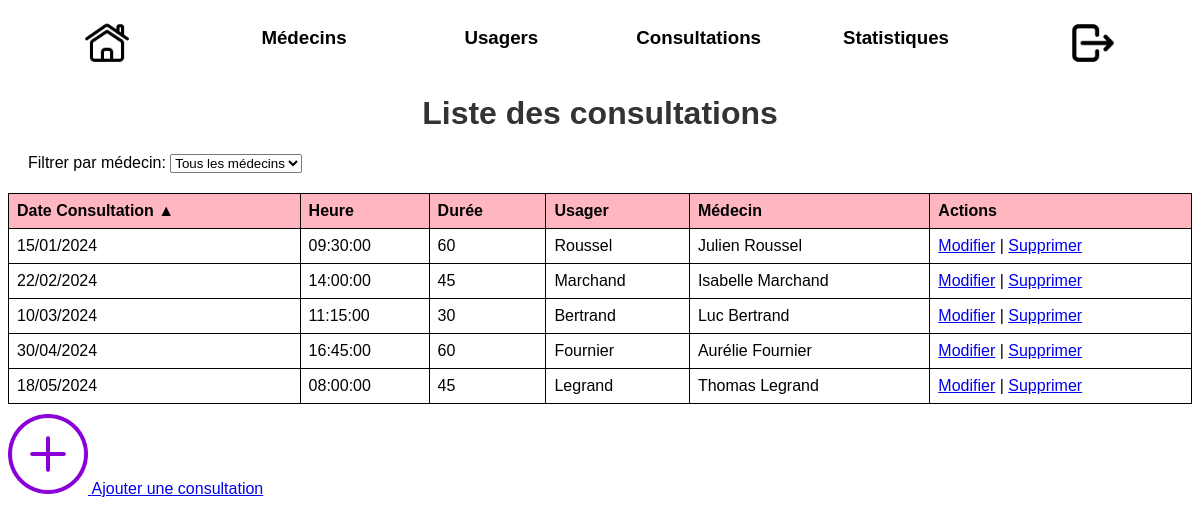
Page /php/listeconsultation.php (signed in) on the committed database.
### tables this page shows
CREATE TABLE consultation (
    ID_Consultation int(11) NOT NULL AUTO_INCREMENT,
    ID_USAGER int(11) DEFAULT NULL,
    ID_Medecin int(11) DEFAULT NULL,
    Date_Consultation date DEFAULT NULL,
    Heure time DEFAULT NULL,
    Duree int(11) DEFAULT NULL,
    PRIMARY KEY (ID_Consultation),
    FOREIGN KEY (ID_USAGER) REFERENCES usager (ID_USAGER),
    FOREIGN KEY (ID_Medecin) REFERENCES medecin (ID_Medecin)
);

CREATE TABLE usager (
    ID_USAGER int(11) NOT NULL AUTO_INCREMENT,
    Civilite varchar(10) DEFAULT NULL,
    Nom varchar(50) DEFAULT NULL,
    Prenom varchar(50) DEFAULT NULL,
    Adresse varchar(100) DEFAULT NULL,
    Date_Naissance date DEFAULT NULL,
    Numero_Secu varchar(13) DEFAULT NULL,
    Lieu_Naissance varchar(50) DEFAULT NULL,
    ID_Medecin_Ref int(11) DEFAULT NULL,
    PRIMARY KEY (ID_USAGER),
    FOREIGN KEY (ID_Medecin_Ref) REFERENCES medecin (ID_Medecin)
);

### php/listeconsultation.php (the view, shortened to what this page needs)
<!DOCTYPE html>
<html lang="fr">
<head>
    <link rel="stylesheet" type="text/css" href="../css/listeconsultation.css">
</head>
<body>
    <?php include('menu.php');
    ?>
    <h1>Liste des consultations</h1>
    <?php
    echo "<form action='' method='get' class='filter-form'>";
    echo "Filtrer par médecin: <select name='medecin' onchange='this.form.submit()'>";
    echo "<option value=''>Tous les médecins</option>";
    echo "</select>";
    echo "</form>";
include 'BDD.php';
$sortBy = isset($_GET['sortBy']) ? $_GET['sortBy'] : 'Date_Consultation';
$sortOrder = isset($_GET['sortOrder']) && $_GET['sortOrder'] === 'desc' ? 'DESC' : 'ASC';
function getSortIcon($column, $currentSortBy, $currentSortOrder) {
    if ($column === $currentSortBy) {
        return $currentSortOrder === 'ASC' ? '▲' : '▼';
    }
    return '';
}
try {
    $sql = "SELECT c.ID_Consultation, c.Date_Consultation, c.Heure, c.Duree, u.Nom AS UsagerNom, CONCAT(m.Prenom, ' ', m.Nom) AS MedecinNom
    FROM consultation c
    LEFT JOIN usager u ON c.ID_USAGER = u.ID_USAGER
    LEFT JOIN medecin m ON c.ID_Medecin = m.ID_Medecin";
    $sql .= " ORDER BY $sortBy $sortOrder";
    $stmt = $conn->prepare($sql);
    $stmt->execute();
    if ($stmt->rowCount() > 0) {
        echo "<table>";
        echo "<tr>";
        echo "<th><a href='listeconsultation.php?sortBy=Date_Consultation&sortOrder=" . ($sortBy === 'Date_Consultation' && $sortOrder === 'ASC' ? 'desc' : 'asc') . "'>Date Consultation " . getSortIcon('Date_Consultation', $sortBy, $sortOrder) . "</a></th>";
        echo "<th><a href='listeconsultation.php?sortBy=Heure&sortOrder=" . ($sortBy === 'Heure' && $sortOrder === 'ASC' ? 'desc' : 'asc') . "'>Heure " . getSortIcon('Heure', $sortBy, $sortOrder) . "</a></th>";
        echo "<th><a href='listeconsultation.php?sortBy=Duree&sortOrder=" . ($sortBy === 'Duree' && $sortOrder === 'ASC' ? 'desc' : 'asc') . "'>Durée " . getSortIcon('Duree', $sortBy, $sortOrder) . "</a></th>";
        echo "<th><a href='listeconsultation.php?sortBy=UsagerNom&sortOrder=" . ($sortBy === 'UsagerNom' && $sortOrder === 'ASC' ? 'desc' : 'asc') . "'>Usager " . getSortIcon('UsagerNom', $sortBy, $sortOrder) . "</a></th>";
        echo "<th><a href='listeconsultation.php?sortBy=MedecinNom&sortOrder=" . ($sortBy === 'MedecinNom' && $sortOrder === 'ASC' ? 'desc' : 'asc') . "'>Médecin " . getSortIcon('MedecinNom', $sortBy, $sortOrder) . "</a></th>";
        echo "<th>Actions</th>";
        echo "</tr>";
        while ($row = $stmt->fetch()) {
            $dateConsultation = date("d/m/Y", strtotime($row['Date_Consultation']));
            echo "<tr>";
            echo "<td>" . htmlspecialchars($dateConsultation) . "</td>";
            echo "<td>" . htmlspecialchars($row['Heure']) . "</td>";
            echo "<td>" . htmlspecialchars($row['Duree']) . "</td>";
            echo "<td>" . htmlspecialchars($row['UsagerNom']) . "</td>";
            echo "<td>" . htmlspecialchars($row['MedecinNom']) . "</td>";
            echo "<td><a href='modif_consul.php?id=" . $row['ID_Consultation'] . "'>Modifier</a> | <a href='supp_consultation.php?id=" . $row['ID_Consultation'] . "'>Supprimer</a></td>";
            echo "</tr>";
        }
        echo "</table>";
    } else {
        echo "Aucune consultation trouvée.";
    }
} catch (PDOException $e) {
    die("Erreur : " . $e->getMessage());
}
?>
    <a href="ajouterconsultation.php" id="ajouterLink">
        <img src="../images/logo_plus.png" alt="Ajouter une consultation">
        Ajouter une consultation
    </a>
</body>
</html>

### php/menu.php (shortened to what this page needs)
<!DOCTYPE html>
<html lang="fr">
<head>
    <link rel="stylesheet" type="text/css" href="../css/menu.css">
</head>
<body>
<nav>
    <ul>
        <li class="first">
        <a href="../php/index.php">
            <img src="../images/maison.png" alt="Accueil" class="img" style="height: 50px;">
        </a>
        </li>
        <li><a href="listemedecin.php"><h3>Médecins</h3></a></li>
        <li><a href="listeusager.php"><h3>Usagers</h3></a></li>
        <li><a href="listeconsultation.php"><h3>Consultations</h3></a></li>
        <li><a href="statistique.php"><h3>Statistiques</h3></a></li>
        <li class="logout">
            <a href="logout.php">
                <img src="../images/logout.png" alt="Usagers" class="img" style="height: 50px;">
            </a>
        </li>
    </ul>
</nav>
</body>
</html>

### css/listeconsultation.css (style rules this page uses)
body { font-family: Arial, sans-serif; }
h1 { text-align: center; color: #333; }
table { border-collapse: collapse; width: 100%; }
table, th, td { border: 1px solid black; }
th, td { padding: 8px; text-align: left; }
th { background-color: lightpink; position: relative; }
th a { display: inline-block; position: relative; color: black; text-decoration: none; }
th a::after { content: ''; display: inline-block; margin-left: 5px; }
img { cursor: pointer; height: 80px; margin-top: 10px; }
form.filter-form { margin: 20px; }

### css/menu.css (style rules this page uses)
nav { width: 100%; }
nav ul { list-style-type: none; margin: 0; display:flex; padding-inline-start: 0 !important; }
nav ul::after { content: ""; display: table; clear: both; }
nav li { float: left; width: 25%; text-align: center; }
nav a { display: block; text-decoration: none; color: black; border-bottom: 2px solid transparent; }
nav li.logout { margin-left: auto; }

### rows in the picture
consultation: Date_Consultation "15/01/2024", Heure "09:30:00", Duree "60", ID_USAGER.Nom "Roussel", MedecinNom "Julien Roussel"
consultation: Date_Consultation "22/02/2024", Heure "14:00:00", Duree "45", ID_USAGER.Nom "Marchand", MedecinNom "Isabelle Marchand"
consultation: Date_Consultation "10/03/2024", Heure "11:15:00", Duree "30", ID_USAGER.Nom "Bertrand", MedecinNom "Luc Bertrand"
consultation: Date_Consultation "30/04/2024", Heure "16:45:00", Duree "60", ID_USAGER.Nom "Fournier", MedecinNom "Aurélie Fournier"
consultation: Date_Consultation "18/05/2024", Heure "08:00:00", Duree "45", ID_USAGER.Nom "Legrand", MedecinNom "Thomas Legrand"

### other values in the picture
getSortIcon('Date_Consultation', $sortBy, $sortOrder) "▲"
